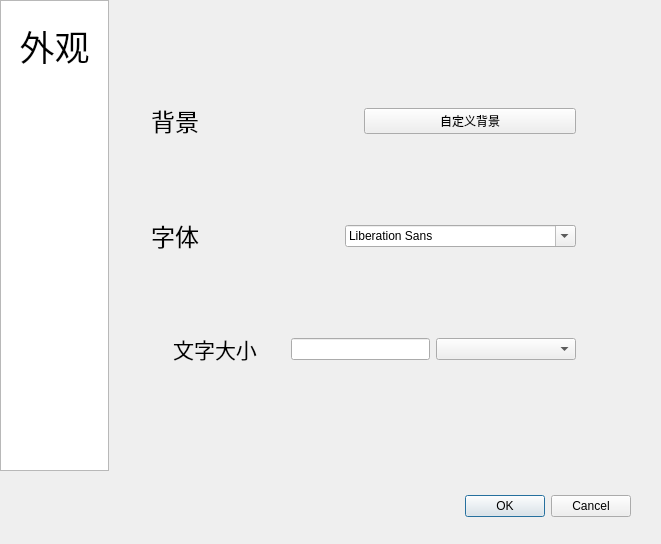
<?xml version="1.0" encoding="UTF-8"?>
<ui version="4.0">
 <class>Settings</class>
 <widget class="QDialog" name="Settings">
  <property name="geometry">
   <rect>
    <x>0</x>
    <y>0</y>
    <width>661</width>
    <height>544</height>
   </rect>
  </property>
  <property name="windowTitle">
   <string>Dialog</string>
  </property>
  <widget class="QDialogButtonBox" name="buttonBox">
   <property name="geometry">
    <rect>
     <x>290</x>
     <y>490</y>
     <width>341</width>
     <height>32</height>
    </rect>
   </property>
   <property name="orientation">
    <enum>Qt::Orientation::Horizontal</enum>
   </property>
   <property name="standardButtons">
    <set>QDialogButtonBox::StandardButton::Cancel|QDialogButtonBox::StandardButton::Ok</set>
   </property>
  </widget>
  <widget class="QWidget" name="">
   <property name="geometry">
    <rect>
     <x>0</x>
     <y>0</y>
     <width>661</width>
     <height>471</height>
    </rect>
   </property>
   <layout class="QHBoxLayout" name="horizontalLayout" stretch="1,5">
    <item>
     <widget class="QListWidget" name="settingList">
      <property name="styleSheet">
       <string notr="true">QListWidget::item { 
    height: 80px; 
    padding: 5px; 
}
</string>
      </property>
      <property name="lineWidth">
       <number>1</number>
      </property>
      <item>
       <property name="text">
        <string>外观</string>
       </property>
       <property name="font">
        <font>
         <family>黑体</family>
         <pointsize>26</pointsize>
        </font>
       </property>
       <property name="textAlignment">
        <set>AlignCenter</set>
       </property>
      </item>
     </widget>
    </item>
    <item>
     <widget class="QStackedWidget" name="settingStacked">
      <widget class="QWidget" name="performance">
       <widget class="QWidget" name="">
        <property name="geometry">
         <rect>
          <x>30</x>
          <y>30</y>
          <width>431</width>
          <height>411</height>
         </rect>
        </property>
        <layout class="QVBoxLayout" name="performanceLayout">
         <item>
          <layout class="QHBoxLayout" name="backgroundLayout">
           <item>
            <widget class="QLabel" name="backgroundlabel">
             <property name="font">
              <font>
               <family>黑体</family>
               <pointsize>18</pointsize>
              </font>
             </property>
             <property name="text">
              <string> 背景</string>
             </property>
            </widget>
           </item>
           <item>
            <widget class="QPushButton" name="backgroundButton">
             <property name="text">
              <string>自定义背景</string>
             </property>
            </widget>
           </item>
          </layout>
         </item>
         <item>
          <layout class="QHBoxLayout" name="fontFamilyLayout">
           <item>
            <widget class="QLabel" name="fontFamilyLabel">
             <property name="font">
              <font>
               <family>黑体</family>
               <pointsize>18</pointsize>
              </font>
             </property>
             <property name="text">
              <string> 字体</string>
             </property>
             <property name="alignment">
              <set>Qt::AlignmentFlag::AlignLeading|Qt::AlignmentFlag::AlignLeft|Qt::AlignmentFlag::AlignVCenter</set>
             </property>
            </widget>
           </item>
           <item>
            <widget class="QLabel" name="previewLabel">
             <property name="text">
              <string/>
             </property>
            </widget>
           </item>
           <item>
            <widget class="QFontComboBox" name="fontComboBox"/>
           </item>
          </layout>
         </item>
         <item>
          <layout class="QHBoxLayout" name="fontsizeLayout" stretch="2,2,2">
           <item>
            <widget class="QLabel" name="sizelabel">
             <property name="font">
              <font>
               <pointsize>16</pointsize>
              </font>
             </property>
             <property name="text">
              <string>文字大小</string>
             </property>
             <property name="alignment">
              <set>Qt::AlignmentFlag::AlignCenter</set>
             </property>
            </widget>
           </item>
           <item>
            <widget class="QLineEdit" name="sizeEdit"/>
           </item>
           <item>
            <widget class="QComboBox" name="sizecomboBox"/>
           </item>
          </layout>
         </item>
        </layout>
       </widget>
      </widget>
      <widget class="QWidget" name="page_2"/>
     </widget>
    </item>
   </layout>
  </widget>
 </widget>
 <resources/>
 <connections>
  <connection>
   <sender>buttonBox</sender>
   <signal>accepted()</signal>
   <receiver>Settings</receiver>
   <slot>accept()</slot>
   <hints>
    <hint type="sourcelabel">
     <x>248</x>
     <y>254</y>
    </hint>
    <hint type="destinationlabel">
     <x>157</x>
     <y>274</y>
    </hint>
   </hints>
  </connection>
  <connection>
   <sender>buttonBox</sender>
   <signal>rejected()</signal>
   <receiver>Settings</receiver>
   <slot>reject()</slot>
   <hints>
    <hint type="sourcelabel">
     <x>316</x>
     <y>260</y>
    </hint>
    <hint type="destinationlabel">
     <x>286</x>
     <y>274</y>
    </hint>
   </hints>
  </connection>
 </connections>
</ui>
